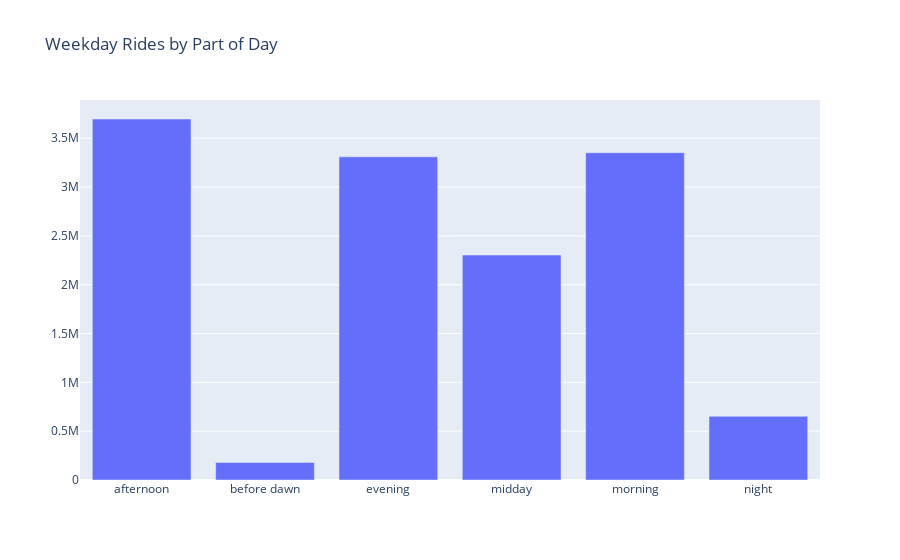
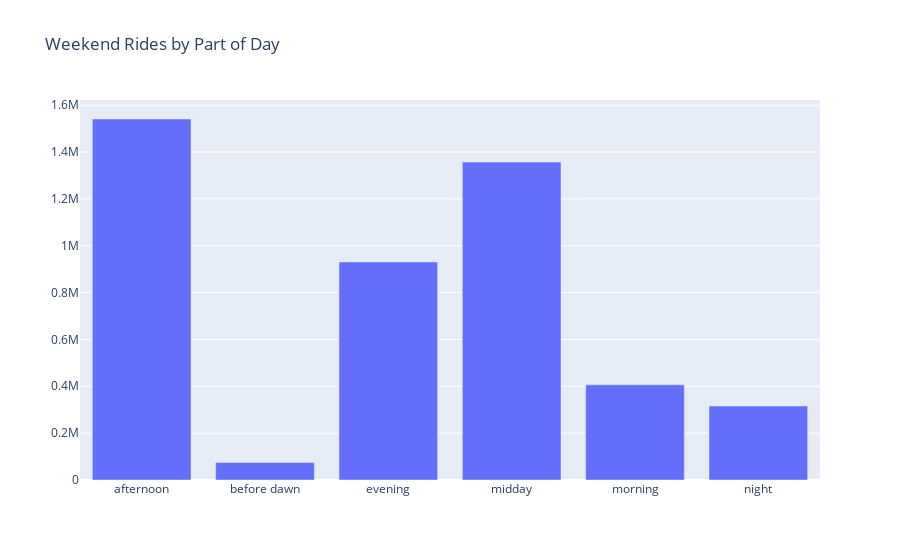

Notebook source saved alongside these figures, in order:
### Markdown cell above
## Plot by weekend
Plot to see if there rides by time of day differs during weekdays and weekends.

### Code cell
df['weekday'] = df['starttime'].apply(lambda x: x.dayofweek < 5)
df_weekday_partofday = df.groupby(['weekday','part of day']).size().reset_index(name='trips')

df_wdyonly = df_weekday_partofday[df_weekday_partofday['weekday']]
df_wkdonly = df_weekday_partofday[df_weekday_partofday['weekday'] != True]

bar_df_wdyonly = go.Bar(x=df_wdyonly['part of day'],
                        y=df_wdyonly['trips'])
layout_wdyonly = go.Layout(title='Weekday Rides by Part of Day')
fig_wdyonly = go.Figure(data=[bar_df_wdyonly],
                        layout=layout_wdyonly)

bar_df_wkdonly = go.Bar(x=df_wkdonly['part of day'],
                        y=df_wkdonly['trips'])
layout_wkdonly = go.Layout(title='Weekend Rides by Part of Day')
fig_wkdonly = go.Figure(data=[bar_df_wkdonly],
                        layout=layout_wkdonly)

iplot(fig_wdyonly)
iplot(fig_wkdonly)

### Figure 1 — Plotly figure (JSON) as saved in the notebook; plotly's stock layout.template omitted (floating-point values rounded to 4 significant figures)
{"data": [{"type": "bar", "x": ["afternoon", "before dawn", "evening", "midday", "morning", "night"], "y": [3696778, 180166, 3309305, 2303472, 3351487, 651580]}], "layout": {"title": {"text": "Weekday Rides by Part of Day"}}}

### Figure 2 — Plotly figure (JSON) as saved in the notebook; plotly's stock layout.template omitted (floating-point values rounded to 4 significant figures)
{"data": [{"type": "bar", "x": ["afternoon", "before dawn", "evening", "midday", "morning", "night"], "y": [1540930, 74430, 930728, 1357057, 406194, 315652]}], "layout": {"title": {"text": "Weekend Rides by Part of Day"}}}
